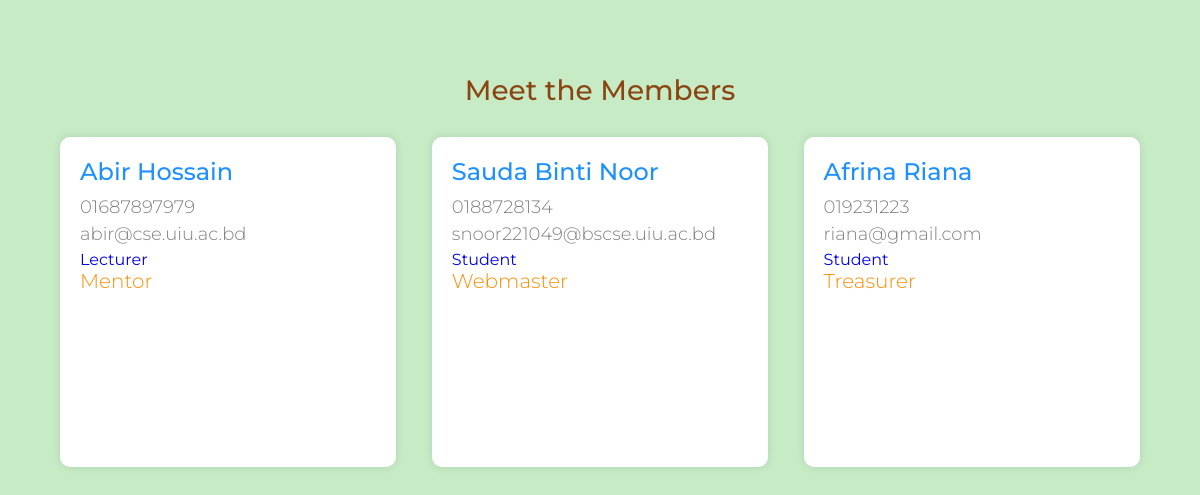
Page /club_page.php?id=2 on the committed database.
### tables this page shows
CREATE TABLE `person` (
  `id` varchar(20) NOT NULL,
  `name` varchar(100) DEFAULT NULL,
  `email` varchar(100) DEFAULT NULL,
  `address` varchar(100) DEFAULT NULL,
  `phone` varchar(20) DEFAULT NULL,
  `current_work` varchar(50) DEFAULT NULL,
  `dob` date DEFAULT NULL,
  `city` int(11) DEFAULT NULL,
  `country` int(11) DEFAULT NULL,
  `batch` int(11) DEFAULT NULL,
  `passwd` varchar(50) DEFAULT NULL
);

CREATE TABLE `club_position` (
  `id` int(11) NOT NULL,
  `name` varchar(50) DEFAULT NULL
);

### club_page.php (the view, shortened to what this page needs)
<?php
    if ($_SERVER["REQUEST_METHOD"] == "GET") {
        $club_id = $_GET["id"];
        $connect = mysqli_connect(HOST, USER, PASS, DB) or die("Can not connect");
        $results = mysqli_query($connect, "SELECT person_id FROM members_info WHERE members_info.club = $club_id")
            or die("Can not execute query");
        $friends = [];
        while ($rows = mysqli_fetch_array($results)) {
            extract($rows);
            $friends[] = $person_id;
        }
    } else {
        echo "Error in Database";
    }
?>
<!DOCTYPE html>
<html lang="en">
<head>
</head>
<body>
<div id="container">
    <h2>Meet the Members</h2>
    <?php
    foreach ($friends as $friend_id) {
        $friend_query = mysqli_query($connect, "SELECT name, phone, email, current_work FROM person WHERE id = '$friend_id'");
        $friend_data = mysqli_fetch_assoc($friend_query);
        if ($club_id != 4 && $club_id != 5) {
            $club_position_query = mysqli_query($connect, "SELECT club_position.name FROM club_position WHERE club_position.id = (SELECT members_info.club_position FROM members_info WHERE members_info.person_id = '$friend_id')");
            $club_position_data = mysqli_fetch_assoc($club_position_query);
        }
    ?>
    <a href="user.php?id=<?php echo $friend_id; ?>" class="user">
        <p class="name"><?php echo $friend_data['name']; ?></p>
        <p class="email"><?php echo $friend_data['phone']; ?></p>
        <p class="email"><?php echo $friend_data['email']; ?></p>
        <p class="address"><?php echo $friend_data['current_work']; ?></p>
        <p class="location"><?php echo $club_position_data['name']; ?></p>
    </a>
    <?php
    }
    ?>
</div>
</body>
</html>

### club_page.php (style rules this page uses)
body { margin: 0; padding: 0; font-family: 'Montserrat', sans-serif; background-color: #E9EAEA; }
#container { width: 90%; max-width: 1200px; margin: 50px auto; display: flex; flex-wrap: wrap; justify-content: space-between; align-items: flex-start; }
#container h2 { width: 100%; text-align: center; color: #8B4513; font-weight: 500; font-size: 28px; margin-bottom: 30px; }
.user { width: calc(33% - 20px); height: 330px; background-color: #FFF; border-radius: 10px; box-shadow: 0px 0px 10px rgba(0, 0, 0, 0.1); margin-bottom: 30px; padding: 20px; box-sizing: border-box; transition: all 0.3s ease; text-decoration: none; }
.user p { margin: 0; padding: 0; }
.user .name { font-size: 24px; font-weight: 500; color: #1E90FF; margin-bottom: 10px; }
.user .location { font-size: 20px; font-weight: 300; color: #FF8C00; margin-bottom: 5px; }
.user .email { font-size: 18px; font-weight: 300; color: #808080; margin-bottom: 5px; }
body { background-color: #C6EBC5; }

### rows in the picture
person: name "Abir Hossain", phone "01687897979", email "abir@cse.uiu.ac.bd", current_work "Lecturer", club_position.name "Mentor"
person: name "Sauda Binti Noor", phone "0188728134", email "snoor221049@bscse.uiu.ac.bd", current_work "Student", club_position.name "Webmaster"
person: name "Afrina Riana", phone "019231223", email "riana@gmail.com", current_work "Student", club_position.name "Treasurer"
